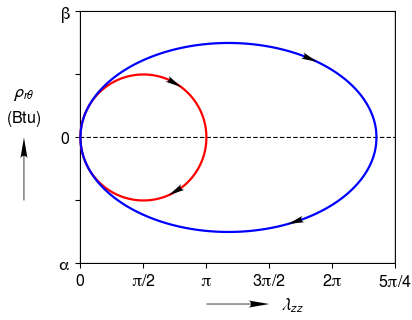

Write Python code to recreate this figure.
# -*- coding: utf-8 -*-
"""
Created on Sat Apr 18 15:21:16 2015

@author: Ben
"""
import clearplot.plot_functions as pf
import numpy as np

xa = np.arange(0, 1.001, 0.001)
ya = np.sqrt(0.0625 - ((xa-0.5)/2.0)**2.0) * 8.0
xa = np.append(xa, np.flipud(xa))
ya = np.append(ya, -np.flipud(ya))
xb = xa * 2.35
yb = ya * 1.5

[fig, ax, curves] = pf.plot('', [xa, xb], [ya, yb], \
    x_label = ['\lambda_{zz}'], y_label = ['\rho_{r\theta}', 'Btu']);
ax.x_tick_labels = ['0', '\pi/2', '\pi', '3\pi/2', '2\pi', '5\pi/4']
ax.y_tick_labels = ['\alpha', '', '0', '', '\beta']
ax.add_arrowheads_to_curves(ndx = [[800, 1300], [800, 1300]])
fig.save('arrows-custom_tick_labels.png')